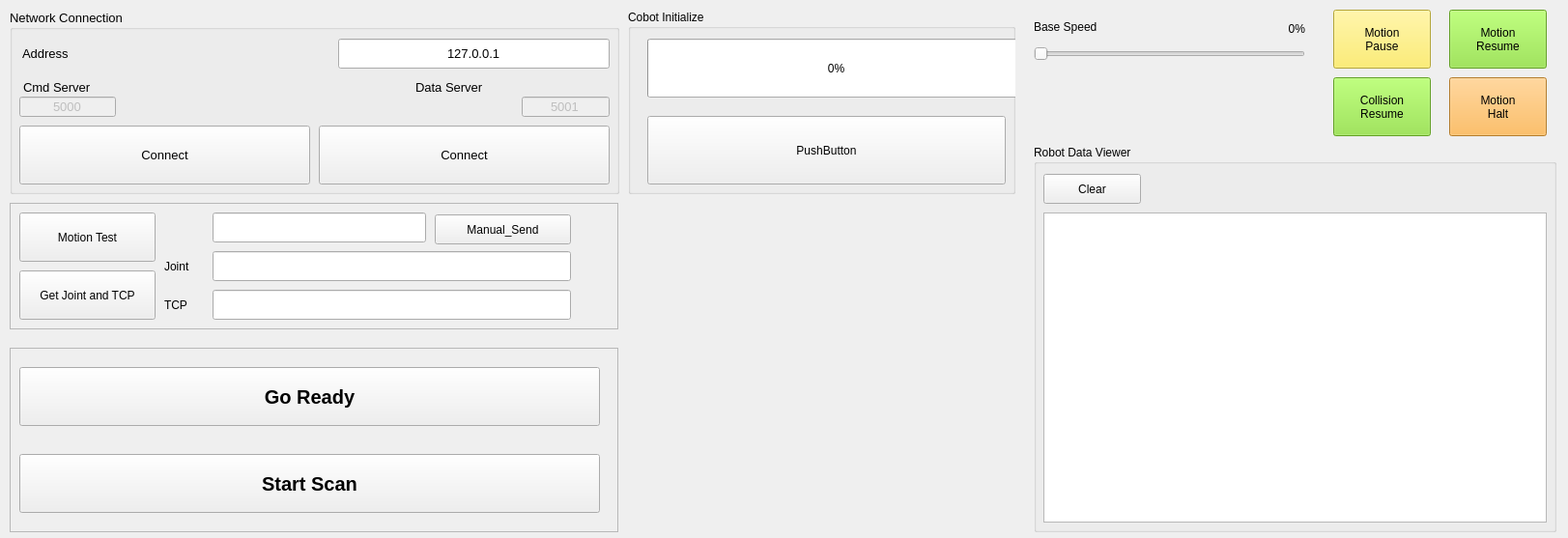
<?xml version="1.0" encoding="UTF-8"?>
<ui version="4.0">
 <class>MainWindow</class>
 <widget class="QMainWindow" name="MainWindow">
  <property name="geometry">
   <rect>
    <x>0</x>
    <y>0</y>
    <width>1623</width>
    <height>557</height>
   </rect>
  </property>
  <property name="sizePolicy">
   <sizepolicy hsizetype="Maximum" vsizetype="Maximum">
    <horstretch>0</horstretch>
    <verstretch>0</verstretch>
   </sizepolicy>
  </property>
  <property name="maximumSize">
   <size>
    <width>1920</width>
    <height>16777215</height>
   </size>
  </property>
  <property name="sizeIncrement">
   <size>
    <width>0</width>
    <height>0</height>
   </size>
  </property>
  <property name="windowTitle">
   <string>Test-External-Control</string>
  </property>
  <widget class="QWidget" name="centralWidget">
   <property name="enabled">
    <bool>true</bool>
   </property>
   <property name="sizePolicy">
    <sizepolicy hsizetype="Maximum" vsizetype="Maximum">
     <horstretch>0</horstretch>
     <verstretch>0</verstretch>
    </sizepolicy>
   </property>
   <property name="maximumSize">
    <size>
     <width>1920</width>
     <height>1080</height>
    </size>
   </property>
   <property name="inputMethodHints">
    <set>Qt::ImhNone</set>
   </property>
   <widget class="QGroupBox" name="groupBox_6">
    <property name="geometry">
     <rect>
      <x>1070</x>
      <y>150</y>
      <width>541</width>
      <height>401</height>
     </rect>
    </property>
    <property name="title">
     <string>Robot Data Viewer</string>
    </property>
    <widget class="QTextEdit" name="textPrint">
     <property name="geometry">
      <rect>
       <x>10</x>
       <y>70</y>
       <width>521</width>
       <height>321</height>
      </rect>
     </property>
    </widget>
    <widget class="QPushButton" name="BTN_CLEAR">
     <property name="geometry">
      <rect>
       <x>10</x>
       <y>30</y>
       <width>101</width>
       <height>31</height>
      </rect>
     </property>
     <property name="text">
      <string>Clear</string>
     </property>
    </widget>
   </widget>
   <widget class="QPushButton" name="BTN_TEST">
    <property name="geometry">
     <rect>
      <x>20</x>
      <y>220</y>
      <width>141</width>
      <height>51</height>
     </rect>
    </property>
    <property name="text">
     <string>Motion Test</string>
    </property>
   </widget>
   <widget class="QGroupBox" name="GB_NETWORK">
    <property name="geometry">
     <rect>
      <x>10</x>
      <y>10</y>
      <width>631</width>
      <height>191</height>
     </rect>
    </property>
    <property name="font">
     <font>
      <pointsize>10</pointsize>
     </font>
    </property>
    <property name="title">
     <string>Network Connection</string>
    </property>
    <widget class="QLineEdit" name="LE_Ip">
     <property name="geometry">
      <rect>
       <x>340</x>
       <y>30</y>
       <width>281</width>
       <height>31</height>
      </rect>
     </property>
     <property name="maximumSize">
      <size>
       <width>1500</width>
       <height>16777215</height>
      </size>
     </property>
     <property name="text">
      <string>127.0.0.1</string>
     </property>
     <property name="maxLength">
      <number>32367</number>
     </property>
     <property name="alignment">
      <set>Qt::AlignCenter</set>
     </property>
    </widget>
    <widget class="QLabel" name="label">
     <property name="geometry">
      <rect>
       <x>13</x>
       <y>30</y>
       <width>171</width>
       <height>31</height>
      </rect>
     </property>
     <property name="text">
      <string>Address</string>
     </property>
    </widget>
    <widget class="QLineEdit" name="LE_CmdPort">
     <property name="enabled">
      <bool>false</bool>
     </property>
     <property name="geometry">
      <rect>
       <x>10</x>
       <y>90</y>
       <width>100</width>
       <height>21</height>
      </rect>
     </property>
     <property name="maximumSize">
      <size>
       <width>100</width>
       <height>16777215</height>
      </size>
     </property>
     <property name="text">
      <string>5000</string>
     </property>
     <property name="alignment">
      <set>Qt::AlignCenter</set>
     </property>
    </widget>
    <widget class="QLabel" name="label_3">
     <property name="geometry">
      <rect>
       <x>420</x>
       <y>70</y>
       <width>200</width>
       <height>21</height>
      </rect>
     </property>
     <property name="text">
      <string>Data Server</string>
     </property>
    </widget>
    <widget class="QLabel" name="label_2">
     <property name="geometry">
      <rect>
       <x>14</x>
       <y>70</y>
       <width>200</width>
       <height>21</height>
      </rect>
     </property>
     <property name="text">
      <string>Cmd Server</string>
     </property>
    </widget>
    <widget class="QLineEdit" name="LE_DataPort">
     <property name="enabled">
      <bool>false</bool>
     </property>
     <property name="geometry">
      <rect>
       <x>530</x>
       <y>90</y>
       <width>91</width>
       <height>21</height>
      </rect>
     </property>
     <property name="maximumSize">
      <size>
       <width>100</width>
       <height>16777215</height>
      </size>
     </property>
     <property name="text">
      <string>5001</string>
     </property>
     <property name="alignment">
      <set>Qt::AlignCenter</set>
     </property>
    </widget>
    <widget class="QPushButton" name="PB_CmdConnect">
     <property name="geometry">
      <rect>
       <x>10</x>
       <y>120</y>
       <width>301</width>
       <height>61</height>
      </rect>
     </property>
     <property name="minimumSize">
      <size>
       <width>0</width>
       <height>40</height>
      </size>
     </property>
     <property name="text">
      <string>Connect</string>
     </property>
    </widget>
    <widget class="QPushButton" name="PB_DataConnect">
     <property name="geometry">
      <rect>
       <x>320</x>
       <y>120</y>
       <width>301</width>
       <height>61</height>
      </rect>
     </property>
     <property name="minimumSize">
      <size>
       <width>0</width>
       <height>40</height>
      </size>
     </property>
     <property name="text">
      <string>Connect</string>
     </property>
    </widget>
   </widget>
   <widget class="QGroupBox" name="groupBox">
    <property name="geometry">
     <rect>
      <x>650</x>
      <y>10</y>
      <width>401</width>
      <height>191</height>
     </rect>
    </property>
    <property name="title">
     <string>Cobot Initialize</string>
    </property>
    <widget class="QProgressBar" name="PGB_Init">
     <property name="geometry">
      <rect>
       <x>20</x>
       <y>30</y>
       <width>391</width>
       <height>61</height>
      </rect>
     </property>
     <property name="value">
      <number>0</number>
     </property>
    </widget>
    <widget class="QPushButton" name="PB_CobotInit">
     <property name="geometry">
      <rect>
       <x>20</x>
       <y>110</y>
       <width>371</width>
       <height>71</height>
      </rect>
     </property>
     <property name="text">
      <string>PushButton</string>
     </property>
    </widget>
   </widget>
   <widget class="QPushButton" name="BTN_GET_JOINT_AND_TCP">
    <property name="geometry">
     <rect>
      <x>20</x>
      <y>280</y>
      <width>141</width>
      <height>51</height>
     </rect>
    </property>
    <property name="text">
     <string>Get Joint and TCP</string>
    </property>
   </widget>
   <widget class="QFrame" name="FRAME_STATUS">
    <property name="geometry">
     <rect>
      <x>10</x>
      <y>210</y>
      <width>630</width>
      <height>131</height>
     </rect>
    </property>
    <property name="frameShape">
     <enum>QFrame::StyledPanel</enum>
    </property>
    <property name="frameShadow">
     <enum>QFrame::Raised</enum>
    </property>
   </widget>
   <widget class="QSlider" name="HS_BASE_SPEED">
    <property name="geometry">
     <rect>
      <x>1070</x>
      <y>40</y>
      <width>281</width>
      <height>31</height>
     </rect>
    </property>
    <property name="minimum">
     <number>0</number>
    </property>
    <property name="maximum">
     <number>100</number>
    </property>
    <property name="orientation">
     <enum>Qt::Horizontal</enum>
    </property>
   </widget>
   <widget class="QLabel" name="label_8">
    <property name="geometry">
     <rect>
      <x>1070</x>
      <y>20</y>
      <width>121</width>
      <height>16</height>
     </rect>
    </property>
    <property name="text">
     <string>Base Speed</string>
    </property>
   </widget>
   <widget class="QLabel" name="LB_BASE_SPEED">
    <property name="geometry">
     <rect>
      <x>1280</x>
      <y>20</y>
      <width>71</width>
      <height>20</height>
     </rect>
    </property>
    <property name="text">
     <string>0%</string>
    </property>
    <property name="alignment">
     <set>Qt::AlignRight|Qt::AlignTrailing|Qt::AlignVCenter</set>
    </property>
   </widget>
   <widget class="QLineEdit" name="LE_JOINT_LIST">
    <property name="geometry">
     <rect>
      <x>220</x>
      <y>260</y>
      <width>371</width>
      <height>31</height>
     </rect>
    </property>
   </widget>
   <widget class="QLineEdit" name="LE_TCP_LIST">
    <property name="geometry">
     <rect>
      <x>220</x>
      <y>300</y>
      <width>371</width>
      <height>31</height>
     </rect>
    </property>
   </widget>
   <widget class="QLabel" name="label_9">
    <property name="geometry">
     <rect>
      <x>170</x>
      <y>260</y>
      <width>41</width>
      <height>31</height>
     </rect>
    </property>
    <property name="text">
     <string>Joint</string>
    </property>
   </widget>
   <widget class="QLabel" name="label_10">
    <property name="geometry">
     <rect>
      <x>170</x>
      <y>300</y>
      <width>41</width>
      <height>31</height>
     </rect>
    </property>
    <property name="text">
     <string>TCP</string>
    </property>
   </widget>
   <widget class="QPushButton" name="PB_MOTION_PAUSE">
    <property name="geometry">
     <rect>
      <x>1380</x>
      <y>10</y>
      <width>101</width>
      <height>61</height>
     </rect>
    </property>
    <property name="styleSheet">
     <string notr="true">background-color: rgb(252, 233, 79);</string>
    </property>
    <property name="text">
     <string>Motion
Pause</string>
    </property>
   </widget>
   <widget class="QPushButton" name="PB_MOTION_HALT">
    <property name="geometry">
     <rect>
      <x>1500</x>
      <y>80</y>
      <width>101</width>
      <height>61</height>
     </rect>
    </property>
    <property name="styleSheet">
     <string notr="true">background-color: rgb(252, 175, 62);</string>
    </property>
    <property name="text">
     <string>Motion
Halt</string>
    </property>
   </widget>
   <widget class="QPushButton" name="PB_MOTION_RESUME">
    <property name="geometry">
     <rect>
      <x>1500</x>
      <y>10</y>
      <width>101</width>
      <height>61</height>
     </rect>
    </property>
    <property name="styleSheet">
     <string notr="true">background-color: rgb(138, 226, 52);</string>
    </property>
    <property name="text">
     <string>Motion
Resume</string>
    </property>
   </widget>
   <widget class="QPushButton" name="PB_COLLISION_RESUME">
    <property name="geometry">
     <rect>
      <x>1380</x>
      <y>80</y>
      <width>101</width>
      <height>61</height>
     </rect>
    </property>
    <property name="styleSheet">
     <string notr="true">background-color: rgb(138, 226, 52);</string>
    </property>
    <property name="text">
     <string>Collision
Resume</string>
    </property>
   </widget>
   <widget class="QPushButton" name="BTN_MANUAL_SEND">
    <property name="geometry">
     <rect>
      <x>450</x>
      <y>222</y>
      <width>141</width>
      <height>31</height>
     </rect>
    </property>
    <property name="text">
     <string>Manual_Send</string>
    </property>
   </widget>
   <widget class="QLineEdit" name="LE_MANUAL_SEND">
    <property name="geometry">
     <rect>
      <x>220</x>
      <y>220</y>
      <width>221</width>
      <height>31</height>
     </rect>
    </property>
   </widget>
   <widget class="QFrame" name="FRAME_STATUS_2">
    <property name="geometry">
     <rect>
      <x>10</x>
      <y>360</y>
      <width>630</width>
      <height>191</height>
     </rect>
    </property>
    <property name="frameShape">
     <enum>QFrame::StyledPanel</enum>
    </property>
    <property name="frameShadow">
     <enum>QFrame::Raised</enum>
    </property>
    <widget class="QPushButton" name="BTN_START_SCAN">
     <property name="geometry">
      <rect>
       <x>10</x>
       <y>110</y>
       <width>601</width>
       <height>61</height>
      </rect>
     </property>
     <property name="font">
      <font>
       <pointsize>15</pointsize>
       <weight>75</weight>
       <bold>true</bold>
      </font>
     </property>
     <property name="text">
      <string>Start Scan</string>
     </property>
    </widget>
    <widget class="QPushButton" name="BTN_GO_READY">
     <property name="geometry">
      <rect>
       <x>10</x>
       <y>20</y>
       <width>601</width>
       <height>61</height>
      </rect>
     </property>
     <property name="font">
      <font>
       <pointsize>15</pointsize>
       <weight>75</weight>
       <bold>true</bold>
      </font>
     </property>
     <property name="text">
      <string>Go Ready</string>
     </property>
    </widget>
   </widget>
  </widget>
 </widget>
 <layoutdefault spacing="6" margin="11"/>
 <resources/>
 <connections/>
</ui>
